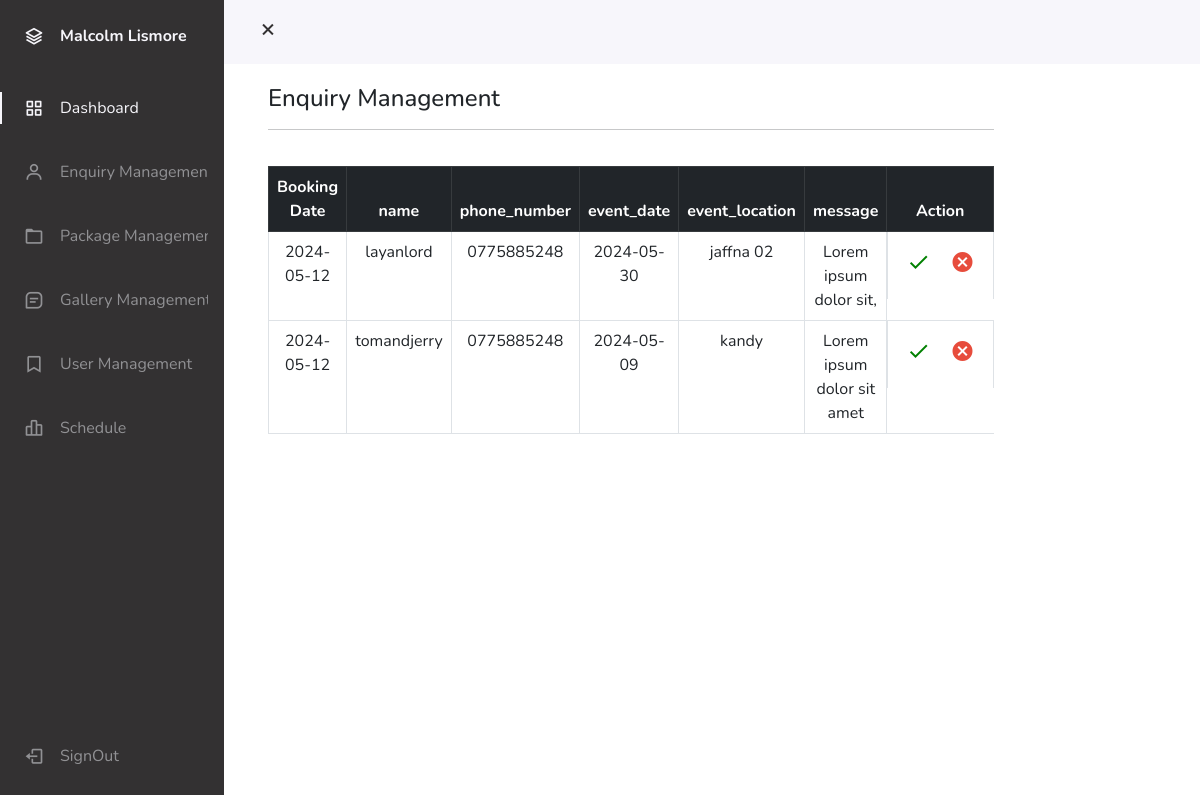
The page /admin/EnquiryManagement.php on the database its author committed.
### tables this page shows
CREATE TABLE `enquiries` (
  `enquiry_id` int(11) NOT NULL,
  `name` varchar(100) NOT NULL,
  `email` varchar(100) NOT NULL,
  `phone_number` varchar(20) DEFAULT NULL,
  `book_date` date DEFAULT NULL,
  `event_date` date DEFAULT NULL,
  `event_location` varchar(255) DEFAULT NULL,
  `message` text DEFAULT NULL,
  `status` varchar(100) NOT NULL
);

### admin/EnquiryManagement.php (the view, shortened to what this page needs)
<?php
include('includes/header.php');
?>
<div class="container ">
    <div class="custom">
                <h4>Enquiry Management</h4>
                <hr>
                <div class="row">
                  <div class="col-3"></div>
                  <div class="col-3"></div>
                </div>
                <div class="table">
                          <table class="table table-bordered table-hover">
                            <thead class="table-dark">
                              <tr>
                                 <th scope="col" class="col-2 text-center">Booking Date</th>
                                <th scope="col" class="col-1 text-center">name </th>
                                <th scope="col" class="col-1 text-center">phone_number</th>
                                <th scope="col" class="col-2 text-center">event_date</th>
                                <th scope="col" class="col-1 text-center">event_location </th>
                                <th scope="col" class="col-4 text-center">message</th>
                                <th scope="col" class="col-2 text-center">Action</th>
                              </tr>
                            </thead>
                            <tbody>
                            <?php
                                  $connection=mysqli_connect("localhost","root","");
                                  $query = "select * from enquiries WHERE status='Pending'";
                                  $query_run=mysqli_query($connection,$query);
                                  while($row=mysqli_fetch_array($query_run))
                                  {
                                    $eid=$row['enquiry_id'];
                                  ?>
                                  <tr>
                                  <td class="text-center"><?php echo $row['book_date'];?></td>
                                  <td class="text-center"><?php echo $row['name'];?></td>
                                  <td class="text-center"><?php echo $row['phone_number'];?></td>
                                  <td class="text-center"><?php echo $row['event_date'];?></td>
                                  <td class="text-center"><?php echo $row['event_location'];?></td>
                                  <td class="text-center"><?php echo $row['message'];?></td>
                                  <td class="act-btn d-flex justify-content-center align-items-center">
                                  <a  href="Enquiryedit.php?eid=<?php echo $eid?>" class="edit "style="Color:green;" ><i class="material-icons " title="Edit">&#xe5ca;</i></a>
                                  <a href="Enquirydelete.php?eid=<?php echo $eid?>"class="delete" ><i class="material-icons"  title="Delete">&#xe5c9;</i></a>
                                  </td>
                                  </tr>
                                  <?php  } ?>
                            </tbody>
                          </table>
                </div>
    </div>
</div>
<?php
include('includes/footer.php');
?>

### admin/Assets/main.css (style rules this page uses)
:root { --header-height: 3rem; --nav-width: 68px; --first-color: #333132; --first-color-light: #919194; --white-color: #F7F6FB; --body-font: 'Nunito', sans-serif; --normal-font-size: 1rem; --z-fixed: 100 }
*,::before,::after { box-sizing: border-box }
body { position: relative; margin: var(--header-height) 0 0 0; padding: 0 1rem; font-family: var(--body-font); font-size: var(--normal-font-size); transition: .5s }
a { text-decoration: none }
.body-pd { padding-left: calc(var(--nav-width) + 1rem) }
.container { margin-left: -20px; margin-top: 20px; padding-right: 150px; }
.custom { padding: 20px; }
@media screen and (min-width: 768px) { body { margin: calc(var(--header-height) + 1rem) 0 0 0; padding-left: calc(var(--nav-width) + 2rem) } }
@media screen and (min-width: 768px) { .body-pd { padding-left: calc(var(--nav-width) + 188px) } }
.edit { color: #f1c40f; margin: 10px; }
.delete { margin: 10px; color: #e74c3c; }

### rows shown on the page
enquiries: book_date "2024-05-12", name "layanlord", phone_number "0775885248", event_date "2024-05-30", event_location "jaffna 02", message "Lorem ipsum dolor sit,"
enquiries: book_date "2024-05-12", name "tomandjerry", phone_number "0775885248", event_date "2024-05-09", event_location "kandy", message "Lorem ipsum dolor sit amet"
